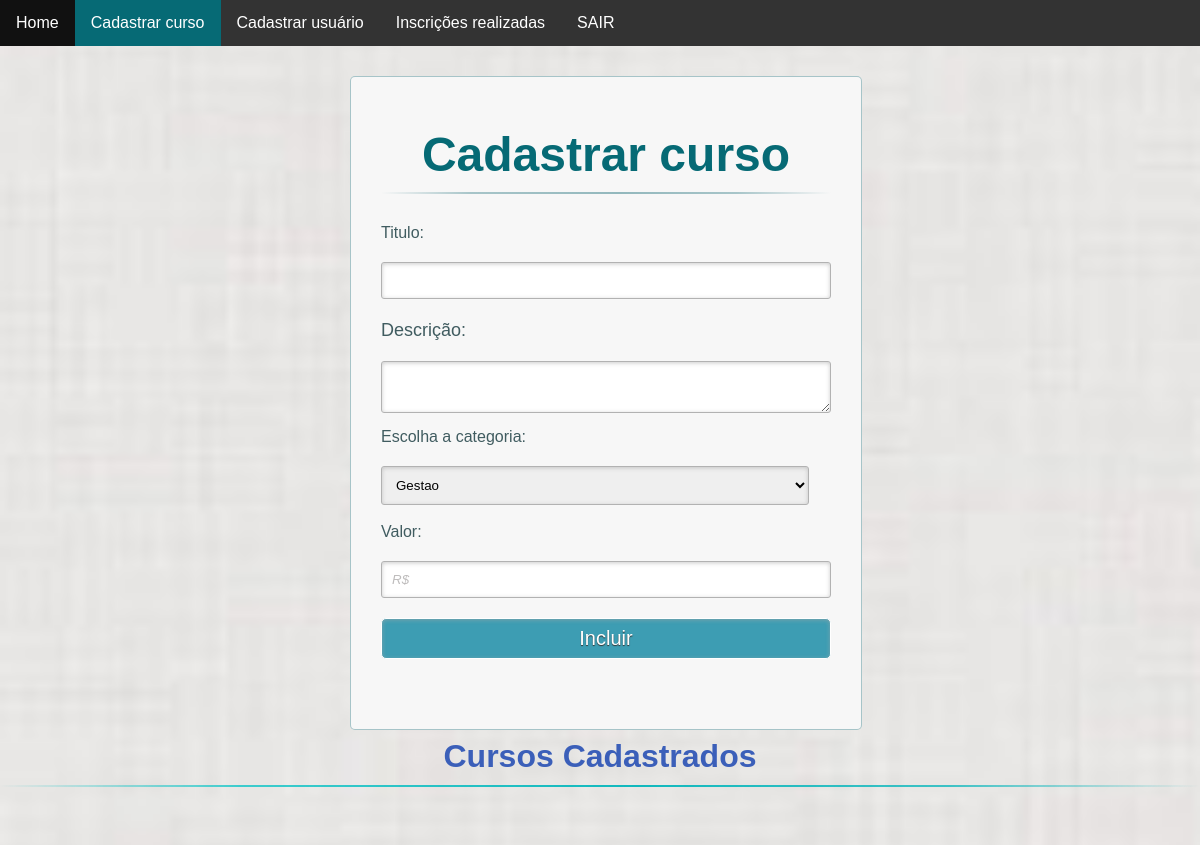
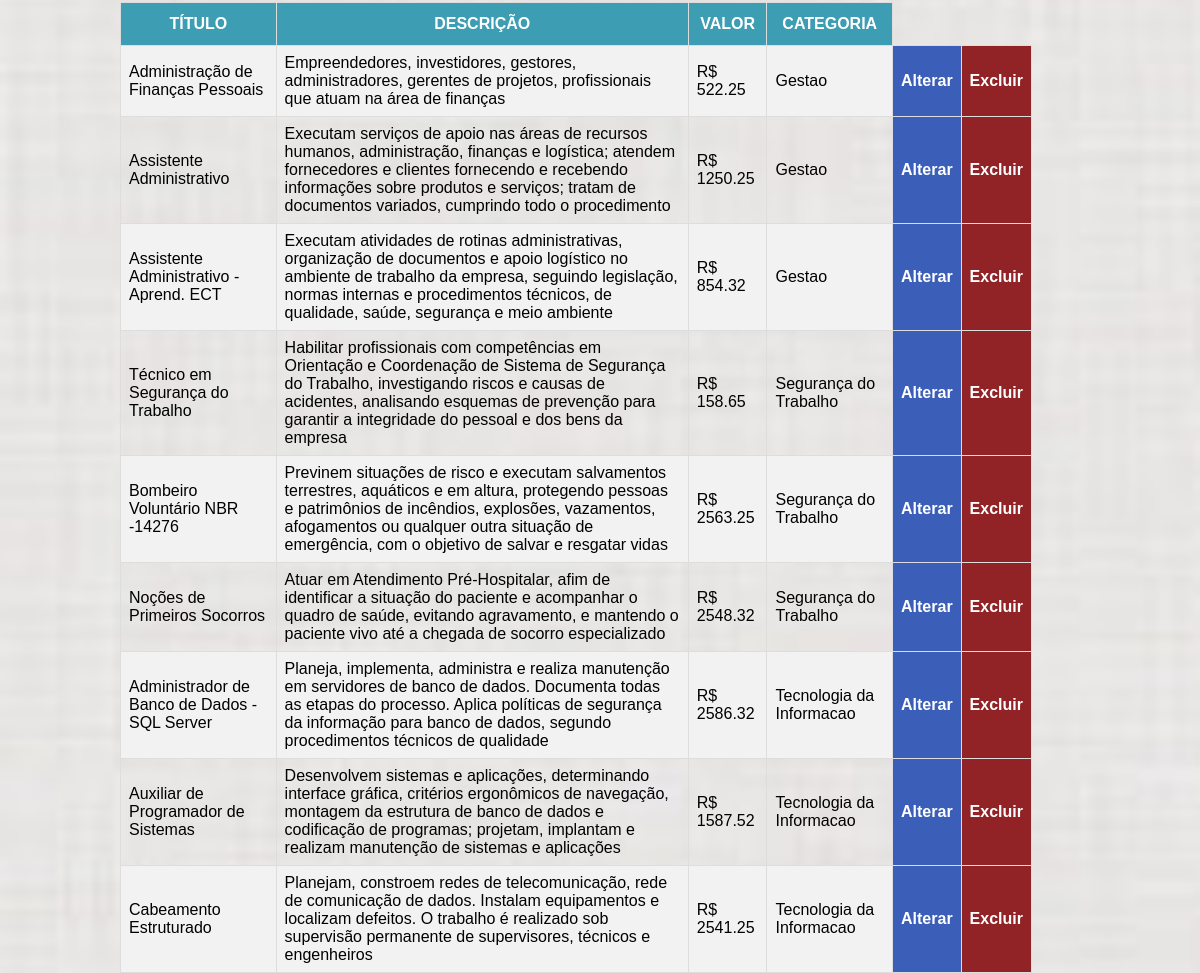
The page /adm/mantercurso.php (signed in) on the database its author committed (2 pictures, top to bottom).
### tables this page shows
CREATE TABLE `curso` (
  `pkcurso` int(11) NOT NULL,
  `titulo` varchar(45) NOT NULL,
  `descricao` varchar(300) NOT NULL,
  `valor` float NOT NULL,
  `status` tinyint(4) NOT NULL,
  `fkcategoria` int(11) NOT NULL
);

CREATE TABLE `categoria` (
  `pkcategoria` int(11) NOT NULL,
  `desc_cat` varchar(80) NOT NULL
);

### classes/conexao.php (called while the page is built, shortened)
<?php
class conexao{
  private $host = "127.0.0.1";
  private $user = "root";
  private $pass = "";
  private $db   = "curso";
  function conecta()
  {
    $con = mysqli_connect($this->host,$this->user,$this->pass,$this->db);
	if(mysqli_connect_error())
	{
	   throw new Exception("Erro ao conectar".mysqli_connect_error(),1);
	   return $con;
	}else{
	  return $con;
	}
  }
}
?>

### classes/funcoes_sql.php (called while the page is built, shortened)
<?php
include_once("conexao.php");
class funcoes_sql extends conexao{
   private $consulta;
   private $ret;
   function setconsulta($sql)
   {
      $this->consulta = $sql;
   }
   function getconsulta()
   {
     return $this->consulta;
   }
   function selecionar()
   {
     $qry = mysqli_query($this->conecta(),$this->getconsulta());
	 while($linha = mysqli_fetch_array($qry))
	 {
	   $this->ret[] = $linha;
	 }
	 return $this->ret;
   }
   function contar()
   {
     $qry = mysqli_query($this->conecta(), $this->getconsulta());
	 $this->total = mysqli_num_rows($qry);
	 return $this->total;
   }
}
?>

### adm/mantercurso.php (the view, shortened to what this page needs)
<!DOCTYPE html>
<head>
  <link rel="stylesheet" type="text/css" href="../style.css" />
</head>
<body class="img-full">
	<div class="container" >
		<?php
		include_once("../topo.php");
		?>
		<div class="content">
				<div id="cadastrarCurso">
					<h1>Cadastrar curso</h1>
					<?php
					include_once("../classes/funcoes_sql.php");
					$alimenta = new funcoes_sql;
					$alimenta->setconsulta("select * from categoria");
					if($alimenta->contar() > 0)
					{
						echo "
								<form method=post action=?acao=gravar>
								<label>Titulo:</label>
								<input type=text name=titulo required></input>
								<p>
								<br><label>Descrição:</label>
								<textarea name=descricao></textarea>
								</p>
								<label>Escolha a categoria:</label>
								<br><select name=categoria>	";
							foreach($alimenta->selecionar() as $v)
							{
								echo "<option value=$v[0]>$v[1]</option>";
							}
							echo "</select><br><br>
							<label>Valor:</label>
							<input type=number name=valor step=0.01 placeholder=R$></input>
								<input type=submit name=Incluir value=Incluir></input>";
					}
					?>
				</div>
		</div>
		<div class="cadastrar-curso">
			<h3>Cursos Cadastrados</h3>
			<div>
				<?php
				$mostrar = new funcoes_sql;
				$mostrar->setconsulta("select pkcurso, titulo, descricao, valor, desc_cat from curso, categoria where pkcategoria = fkcategoria");
				if($mostrar->contar() > 0)
				{
					echo "<div class=tabelaCursos>";
					echo "<table>
							<tr>
							<th>TÍTULO</th>
							<th>DESCRIÇÃO</th>
							<th>VALOR</th>
							<th>CATEGORIA</th>
							</tr>";
					foreach($mostrar->selecionar() as $m)
					{
								echo "<tr>
										<td>$m[1]</td>
								<td>$m[2]</td>
								<td>R$ $m[3]</td>
								<td>$m[4]</td>
								<th class=alterar><a href=altcurso.php?id=$m[0]>Alterar</a></th>
								<th class=excluir><a href=exccurso.php?id=$m[0]>Excluir</a></th>
								</tr>
							";
					}
					echo "</div>";
				}
				?>
			</div>
		</div>
	</div>
</body>
</html>

### style.css (style rules this page uses)
*, *:before, *:after { margin: 0; padding: 0; font-family: Arial, sans-serif; font: 16px; }
a { text-decoration: none; }
.container { width: 100%; height: auto; }
.content { width: 500px; min-height: 560px; margin: 30px auto; position: relative; }
.img-full { background-image: url(./img/backgroud.jpg); background-attachment: fixed; background-size: cover; }
input:not([type='checkbox']), textarea, select { width: 95%; margin-top: 20px; padding: 10px; border: 1px solid #b2b2b2; -webkit-border-radius: 3px; border-radius: 3px; -webkit-box-shadow: 0px 1px 4px 0px rgba(168, 168, 168, 0.6) inset; box-shadow: 0px 1px 4px 0px rgba(168, 168, 168, 0.6) inset; -webkit-transition: all 0.2s linear; transition: all 0.2s linear; }
input, textarea, select, option { outline: none; }
input[type='submit'] { width: 100% !important; cursor: pointer; background: rgb(61, 157, 179); padding: 8px 5px; color: #fff; font-size: 20px; border: 1px solid #fff; margin-bottom: 10px; text-shadow: 0 1px 1px #333; -webkit-border-radius: 5px; border-radius: 5px; transition: all 0.2s linear; }
p { font-size: 18px; font-weight: 200; margin-bottom: 10px; }
label { color: #405c60; position: relative; }
h1 { font-size: 48px; color: #066a75; padding: 2px 0 10px 0; font-family: Arial, sans-serif; font-weight: bold; text-align: center; padding-bottom: 30px; margin-top: 30px; }
h1:after { content: ' '; display: block; width: 100%; height: 2px; margin-top: 10px; background: -webkit-linear-gradient( left, rgba(147, 184, 189, 0) 0%, rgba(147, 184, 189, 0.8) 20%, rgba(147, 184, 189, 1) 53%, rgba(147, 184, 189, 0.8) 79%, rgba(147, 184, 189, 0) 100% ); background: linear-gradient( left, rgba(147, 184, 189, 0) 0%, rgba(147, 184, 189, 0.8) 20%, rgba(147, 184, 189, 1) 53%, rgba(147, 184, 189, 0.8) 79%, rgba(147, 184, 189, 0) 100% ); }
h3 { font-size: 32px; color: #3b5fb9; padding: 2px 0 10px 0; font-family: Arial, sans-serif; font-weight: bold; margin-top: 100px; text-align: center; padding-bottom: 30px; }
h3:after { content: ' '; display: block; width: 100%; height: 2px; margin-top: 10px; background: -webkit-linear-gradient( left, rgba(17, 120, 134, 0) 0%, rgba(17, 197, 199, 0.8) 20%, rgba(17, 184, 189, 1) 53%, rgba(17, 184, 189, 0.8) 79%, rgba(17, 184, 189, 0) 100% ); background: linear-gradient( left, rgba(219, 222, 223, 0) 0%, rgba(219, 222, 223, 0.8) 20%, rgba(219, 222, 223, 18) 53%, rgba(219, 222, 228, 0.8) 79%, rgba(219, 222, 223, 0) 100% ); }
html, body { height: 100%; }
.tabelaCursos { width: 80%; min-height: 560px; margin: 30px auto; position: relative; }
table { font-family: 'Trebuchet MS', Arial, Helvetica, sans-serif; border-collapse: collapse; width: 95%; }
table td, table th { border: 1px solid #ddd; padding: 8px; }
table tr:nth-child(even) { background-color: #f2f2f2; }
table th { padding-top: 12px; padding-bottom: 12px; text-align: center; background-color: #3d9db3; color: white; }
.alterar { padding-top: 12px; padding-bottom: 12px; text-align: left; background-color: #3b5fb9; color: white; }
.excluir { padding-top: 12px; padding-bottom: 12px; text-align: left; background-color: #912327; color: white; }
a { color: #fff; }
#login, #cadastro, #excluir, #pesquisa, #content, #matricula, #cadastrarCategoria, #cadastrarCurso { position: absolute; top: 0px; width: 90%; padding: 18px 6% 60px 6%; margin: 0 0 35px 0; background: #f7f7f7; border: 1px solid rgba(147, 184, 189, 0.8); box-shadow: 5px; border-radius: 5px; -webkit-animation-duration: 0.5s; -webkit-animation-timing-function: ease; -webkit-animation-fill-mode: both; animation-duration: 0.5s; animation-timing-function: ease; animation-fill-mode: both; }

### rows shown on the page
curso: titulo "Administração de Finanças Pessoais", descricao "Empreendedores, investidores, gestores, administradores, gerentes de projetos, profissionais que atuam na área de finanças", valor "522.25", fkcategoria.desc_cat "Gestao"
curso: titulo "Assistente Administrativo", descricao "Executam serviços de apoio nas áreas de recursos humanos, administração, finanças e logística; atendem fornecedores e clientes fornecendo e recebendo informações sobre produtos e serviços; tratam de documentos variados, cumprindo todo o procedimento", valor "1250.25", fkcategoria.desc_cat "Gestao"
curso: titulo "Assistente Administrativo - Aprend. ECT", descricao "Executam atividades de rotinas administrativas, organização de documentos e apoio logístico no ambiente de trabalho da empresa, seguindo legislação, normas internas e procedimentos técnicos, de qualidade, saúde, segurança e meio ambiente", valor "854.32", fkcategoria.desc_cat "Gestao"
curso: titulo "Técnico em Segurança do Trabalho", descricao "Habilitar profissionais com competências em Orientação e Coordenação de Sistema de Segurança do Trabalho, investigando riscos e causas de acidentes, analisando esquemas de prevenção para garantir a integridade do pessoal e dos bens da empresa", valor "158.65", fkcategoria.desc_cat "Segurança do Trabalho"
curso: titulo "Bombeiro Voluntário NBR -14276", descricao "Previnem situações de risco e executam salvamentos terrestres, aquáticos e em altura, protegendo pessoas e patrimônios de incêndios, explosões, vazamentos, afogamentos ou qualquer outra situação de emergência, com o objetivo de salvar e resgatar vidas", valor "2563.25", fkcategoria.desc_cat "Segurança do Trabalho"
curso: titulo "Noções de Primeiros Socorros", descricao "Atuar em Atendimento Pré-Hospitalar, afim de identificar a situação do paciente e acompanhar o quadro de saúde, evitando agravamento, e mantendo o paciente vivo até a chegada de socorro especializado", valor "2548.32", fkcategoria.desc_cat "Segurança do Trabalho"
curso: titulo "Administrador de Banco de Dados - SQL Server", descricao "Planeja, implementa, administra e realiza manutenção em servidores de banco de dados. Documenta todas as etapas do processo. Aplica políticas de segurança da informação para banco de dados, segundo procedimentos técnicos de qualidade", valor "2586.32", fkcategoria.desc_cat "Tecnologia da Informacao"
curso: titulo "Auxiliar de Programador de Sistemas", descricao "Desenvolvem sistemas e aplicações, determinando interface gráfica, critérios ergonômicos de navegação, montagem da estrutura de banco de dados e codificação de programas; projetam, implantam e realizam manutenção de sistemas e aplicações", valor "1587.52", fkcategoria.desc_cat "Tecnologia da Informacao"
curso: titulo "Cabeamento Estruturado", descricao "Planejam, constroem redes de telecomunicação, rede de comunicação de dados. Instalam equipamentos e localizam defeitos. O trabalho é realizado sob supervisão permanente de supervisores, técnicos e engenheiros", valor "2541.25", fkcategoria.desc_cat "Tecnologia da Informacao"

### other values the page prints
form field categoria "Gestao"
